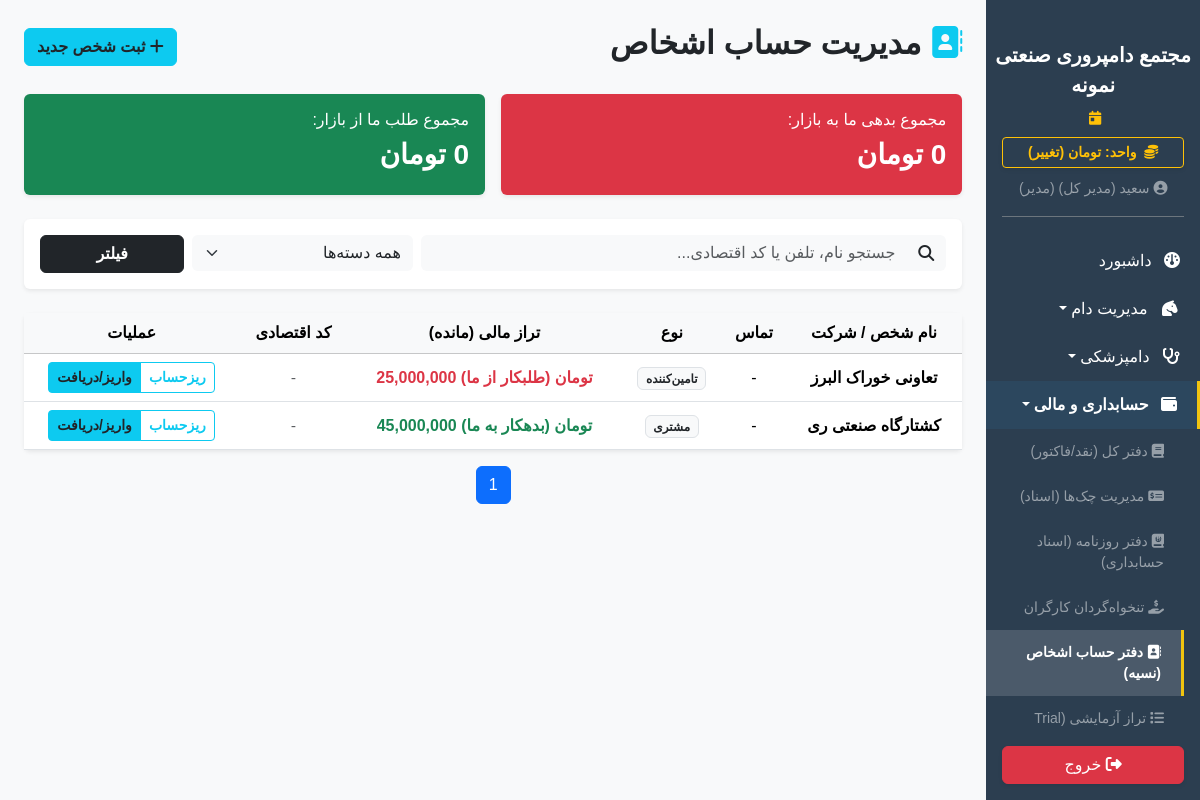
Page /finance/contacts (signed in) on the earlier database version.
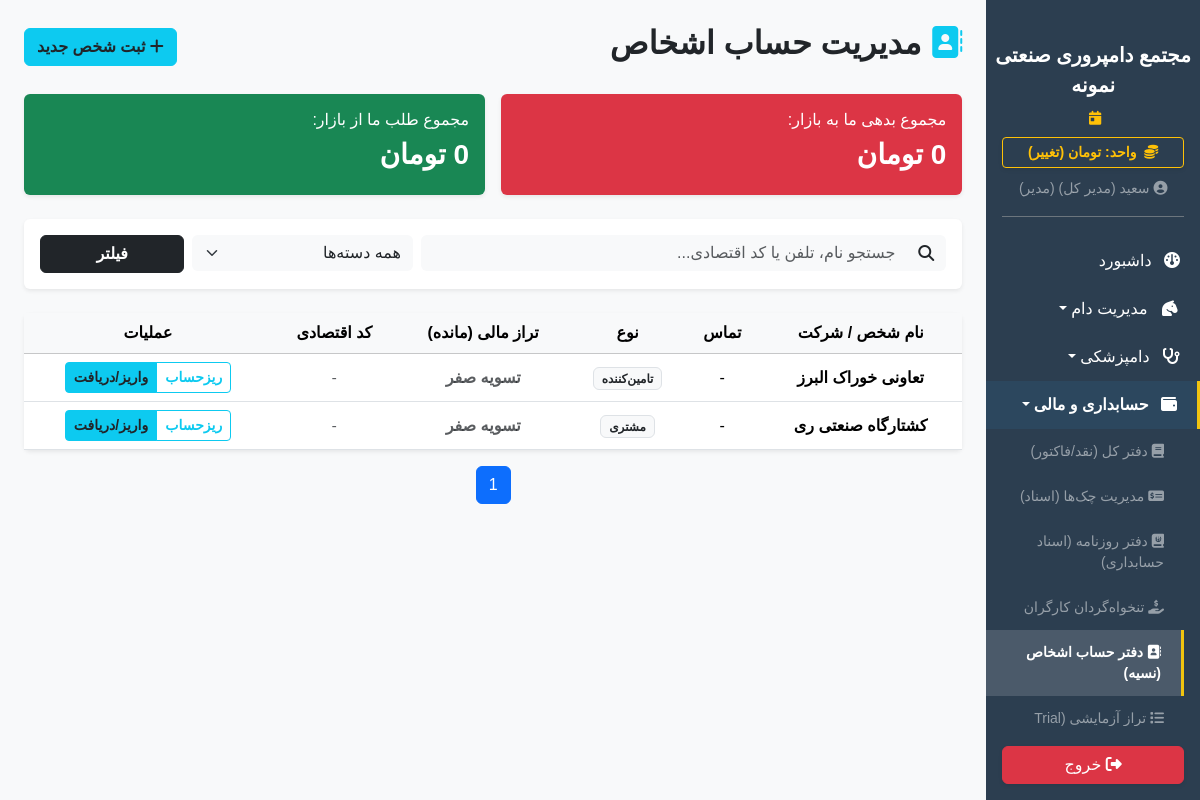
Same page on the later database version.
### app/models.py (models this page shows)
class SystemSetting(db.Model):
    id = db.Column(db.Integer, primary_key=True)
    key = db.Column(db.String(50), unique=True, nullable=False)
    value = db.Column(db.String(255), nullable=False)
    description = db.Column(db.String(255), nullable=True)

class User(UserMixin, db.Model):
    id = db.Column(db.Integer, primary_key=True)
    username = db.Column(db.String(50), unique=True, nullable=False)
    password_hash = db.Column(db.String(255), nullable=False)
    name = db.Column(db.String(100), nullable=False)
    role = db.Column(db.String(20), default='کارگر') # مدیر، دامپزشک، حسابدار، کارگر
    can_view_livestock = db.Column(db.Boolean, default=False)
    can_view_finance = db.Column(db.Boolean, default=False)
    can_view_inventory = db.Column(db.Boolean, default=False)
    can_view_hr = db.Column(db.Boolean, default=False)
    can_view_reports = db.Column(db.Boolean, default=False)
    can_view_settings = db.Column(db.Boolean, default=False)

class Contact(db.Model):
    id = db.Column(db.Integer, primary_key=True)
    name = db.Column(db.String(150), nullable=False) # نام شخص، قصابی یا کارخانه
    phone = db.Column(db.String(20), nullable=True)
    contact_type = db.Column(db.String(50), default='عمومی') # مشتری، تامین‌کننده خوراک
    economic_code = db.Column(db.String(50), nullable=True)
    bank_card = db.Column(db.String(30), nullable=True)
    balance = db.Column(Numeric(18, 2), default=0.0)
    created_at = db.Column(db.DateTime, default=datetime.utcnow)
    transactions = db.relationship('Transaction', backref='contact', lazy=True)
    cheques = db.relationship('Cheque', backref='contact', lazy=True)
    documents = db.relationship('ContactDocument', backref='contact', lazy=True, cascade="all, delete-orphan")

### app/blueprints/finance.py (the view)
@finance_bp.route('/contacts')
@login_required
def contacts():
    from app.models import Contact, Account, JournalEntryLine
    search_q = request.args.get('search', '').strip()
    type_q = request.args.get('type', 'همه')
    page = request.args.get('page', 1, type=int)
    query = Contact.query
    if search_q:
        query = query.filter(
            (Contact.name.ilike(f"%{search_q}%")) |
            (Contact.phone.ilike(f"%{search_q}%")) |
            (Contact.economic_code.ilike(f"%{search_q}%"))
        )
    if type_q != 'همه':
        query = query.filter(Contact.contact_type == type_q)
    page_size = int(get_setting('page_size', 50))
    contacts_paginated = query.order_by(Contact.name).paginate(page=page, per_page=page_size, error_out=False)
    total_debt = Decimal('0')
    total_credit = Decimal('0')
    for c in contacts_paginated.items:
        bal = compute_contact_balance(c)
        sync_contact_balance(c)
        if bal < 0:
            total_debt -= bal
        elif bal > 0:
            total_credit += bal
    db.session.commit()
    return render_template('finance/contacts.html', contacts=contacts_paginated,
                           total_debt=total_debt, total_credit=total_credit,
                           current_search=search_q, current_type=type_q)

### app/__init__.py (called while the page is built)
def get_system_setting(key, default):
    from app.models import SystemSetting
    s = SystemSetting.query.filter_by(key=key).first()
    return s.value if s else default

### app/blueprints/dashboard.py (called while the page is built)
def get_setting(key, default):
    setting = SystemSetting.query.filter_by(key=key).first()
    return setting.value if setting else default

@dashboard_bp.app_context_processor
def inject_settings():
    try:
        all_settings = {s.key: s.value for s in SystemSetting.query.all()}
    except:
        all_settings = {}
    return dict(system_settings=all_settings)

### app/blueprints/finance.py (called while the page is built)
def compute_contact_balance(contact):
    from app.models import JournalEntryLine, Account
    recv = Account.query.filter_by(code='1030').first()
    pay = Account.query.filter_by(code='2010').first()
    if not recv or not pay:
        return Decimal('0')
    receivable = db.session.query(func.sum(JournalEntryLine.debit - JournalEntryLine.credit)).filter(
        JournalEntryLine.contact_id == contact.id, JournalEntryLine.account_id == recv.id
    ).scalar() or 0
    payable = db.session.query(func.sum(JournalEntryLine.credit - JournalEntryLine.debit)).filter(
        JournalEntryLine.contact_id == contact.id, JournalEntryLine.account_id == pay.id
    ).scalar() or 0
    return Decimal(str(receivable)) - Decimal(str(payable))

def sync_contact_balance(contact):
    computed = compute_contact_balance(contact)
    if abs(computed - Decimal(str(contact.balance or 0))) > Decimal('0.01'):
        contact.balance = float(computed)
        return True
    return False

### app/templates/finance/contacts.html (shortened to what this page needs)
{% extends 'base.html' %}
{% block content %}
<div class="d-flex justify-content-between align-items-center mb-4">
    <h2 class="fw-bold"><i class="fa-solid fa-address-book text-info"></i> مدیریت حساب اشخاص</h2>
    <button class="btn btn-info fw-bold text-dark" data-bs-toggle="modal" data-bs-target="#addContactModal"><i class="fa-solid fa-plus"></i> ثبت شخص جدید</button>
</div>
<div class="row g-3 mb-4">
    <div class="col-md-6"><div class="card bg-danger text-white border-0 shadow-sm"><div class="card-body"><h6>مجموع بدهی ما به بازار:</h6><h3 class="fw-bold">{{ total_debt|abs|currency }}</h3></div></div></div>
    <div class="col-md-6"><div class="card bg-success text-white border-0 shadow-sm"><div class="card-body"><h6>مجموع طلب ما از بازار:</h6><h3 class="fw-bold">{{ total_credit|currency }}</h3></div></div></div>
</div>
<div class="card border-0 shadow-sm mb-4 bg-white">
    <div class="card-body">
        <form method="GET" action="{{ url_for('finance.contacts') }}" class="row g-2">
            <div class="col-md-7">
                <div class="input-group">
                    <span class="input-group-text bg-light border-0"><i class="fa-solid fa-magnifying-glass"></i></span>
                    <input type="text" name="search" class="form-control border-0 bg-light" placeholder="جستجو نام، تلفن یا کد اقتصادی..." value="{{ current_search }}">
                </div>
            </div>
            <div class="col-md-3">
                <select name="type" class="form-select border-0 bg-light">
                    <option value="همه">همه دسته‌ها</option>
                </select>
            </div>
            <div class="col-md-2">
                <button type="submit" class="btn btn-dark w-100 fw-bold">فیلتر</button>
            </div>
        </form>
    </div>
</div>
<div class="card border-0 shadow-sm">
    <div class="card-body p-0">
        <table class="table table-hover align-middle text-center mb-0">
            <thead class="table-light"><tr><th>نام شخص / شرکت</th><th>تماس</th><th>نوع</th><th>تراز مالی (مانده)</th><th>کد اقتصادی</th><th>عملیات</th></tr></thead>
            <tbody>
                {% for c in contacts.items %}
                <tr>
                    <td class="fw-bold">{{ c.name }}</td>
                    <td dir="ltr">
                        {{ c.phone or '-' }}
                    </td>
                    <td><span class="badge bg-light text-dark border">{{ c.contact_type }}</span></td>
                    <td class="fw-bold {% if c.balance > 0 %}text-success{% elif c.balance < 0 %}text-danger{% else %}text-muted{% endif %}" dir="ltr">
                        {% if c.balance > 0 %}{{ c.balance|currency }} (بدهکار به ما)
                        {% elif c.balance < 0 %}{{ c.balance|abs|currency }} (طلبکار از ما)
                        {% else %}تسویه صفر{% endif %}
                    </td>
                    <td><code class="small text-muted">{{ c.economic_code or '-' }}</code></td>
                    <td>
                        <div class="btn-group">
                            <a href="{{ url_for('finance.contact_profile', id=c.id) }}" class="btn btn-sm btn-outline-info fw-bold">ریزحساب</a>
                            <a href="{{ url_for('finance.contact_profile', id=c.id, _anchor='actions') }}" class="btn btn-sm btn-info text-dark fw-bold">واریز/دریافت</a>
                        </div>
                    </td>
                </tr>
                {% else %}
                <tr><td colspan="6" class="py-5 text-muted">شخصی با این مشخصات یافت نشد.</td></tr>
                {% endfor %}
            </tbody>
        </table>
    </div>
</div>
<nav class="mt-3" aria-label="Page navigation"><ul class="pagination justify-content-center">{% for p in contacts.iter_pages() %}{% if p %}<li class="page-item {% if p == contacts.page %}active{% endif %}"><a class="page-link" href="{{ url_for('finance.contacts', page=p, search=current_search, type=current_type) }}">{{ p }}</a></li>{% else %}<li class="page-item disabled"><span class="page-link">…</span></li>{% endif %}{% endfor %}</ul></nav>
{% endblock %}

### app/templates/base.html (shortened to what this page needs)
<!DOCTYPE html>
<html lang="fa" dir="rtl">
<head>
    <link href="https://cdn.jsdelivr.net/gh/rastikerdar/vazirmatn@v33.003/Vazirmatn-font-face.css" rel="stylesheet">
    <link rel="stylesheet" href="https://unpkg.com/persian-datepicker@1.2.0/dist/css/persian-datepicker.min.css">
    <link rel="stylesheet" href="https://cdn.jsdelivr.net/npm/bootstrap@5.3.2/dist/css/bootstrap.rtl.min.css">
    <link rel="stylesheet" href="https://cdnjs.cloudflare.com/ajax/libs/font-awesome/6.4.2/css/all.min.css">
    <link rel="stylesheet" href="{{ url_for('static', filename='css/style.css') }}">
</head>
<body>
    <div class="d-flex" id="wrapper">
        <div class="sidebar-bg d-flex flex-column" id="sidebar-wrapper">
            <div class="sidebar-heading text-center pt-3 pb-2 text-white">
                <div class="fs-5 fw-bold">{{ system_settings.get('farm_name', 'دامداری من') }}</div>
            </div>
            <div class="text-center text-warning small mb-2 px-3">
                <i class="fa-solid fa-calendar-day me-1"></i>
            </div>
            <div class="px-3 mb-2">
                <a href="{{ url_for('dashboard.toggle_currency') }}" class="btn btn-sm btn-outline-warning w-100 fw-bold shadow-sm">
                    <i class="fa-solid fa-coins me-1"></i> واحد: {{ get_system_currency_from_settings() }} (تغییر)
                </a>
            </div>
            <div class="text-center text-white-50 mb-3 pb-3 border-bottom border-secondary mx-3">
                <small><i class="fa-solid fa-circle-user"></i> {% if current_user.is_authenticated %}{{ current_user.name }} ({{ current_user.role }}){% endif %}</small>
            </div>
            <div class="list-group list-group-flush my-1" id="sidebar-accordion" style="overflow-y: auto;">
                <a href="{{ url_for('dashboard.index') }}" class="list-group-item list-group-item-action bg-transparent text-white "><i class="fa-solid fa-gauge me-2"></i> داشبورد</a>
                {% if current_user.is_authenticated %}
                    {% if current_user.can_view_livestock %}
                    <a href="#livestockSubmenu" data-bs-toggle="collapse" class="list-group-item list-group-item-action bg-transparent text-white dropdown-toggle {% if request.blueprint == 'livestock' %}active-sidebar-link{% endif %}"><i class="fa-solid fa-horse-head me-2"></i> مدیریت دام</a>
                    {% if current_user.role in ['مدیر', 'دامپزشک'] %}
                    <a href="#vetSubmenu" data-bs-toggle="collapse" class="list-group-item list-group-item-action bg-transparent text-white dropdown-toggle"><i class="fa-solid fa-stethoscope me-2"></i> دامپزشکی</a>
                    {% endif %}
                    {% endif %}
                    {% if current_user.can_view_finance %}
                    <a href="#financeSubmenu" data-bs-toggle="collapse" class="list-group-item list-group-item-action bg-transparent text-white dropdown-toggle finance-menu-item {% if request.blueprint == 'finance' %}active-sidebar-link{% endif %}" {% if request.blueprint == 'finance' %}aria-expanded="true"{% endif %}><i class="fa-solid fa-wallet me-2"></i> حسابداری و مالی</a>
                    <div class="collapse ps-3 {% if request.blueprint == 'finance' %}show{% endif %}" id="financeSubmenu" data-bs-parent="#sidebar-accordion">
                        <a href="{{ url_for('finance.index') }}" class="list-group-item list-group-item-action bg-transparent text-white-50 small border-0 {% if request.path == url_for('finance.index') %}active-sidebar-link{% endif %}"><i class="fa-solid fa-book"></i> دفتر کل (نقد/فاکتور)</a>
                        <a href="{{ url_for('finance.cheques') }}" class="list-group-item list-group-item-action bg-transparent text-white-50 small border-0 {% if request.path == url_for('finance.cheques') %}active-sidebar-link{% endif %}"><i class="fa-solid fa-money-check-dollar"></i> مدیریت چک‌ها (اسناد)</a>
                        <a href="{{ url_for('finance.journal_entries') }}" class="list-group-item list-group-item-action bg-transparent text-white-50 small border-0 {% if request.path == url_for('finance.journal_entries') %}active-sidebar-link{% endif %}"><i class="fa-solid fa-journal-whills"></i> دفتر روزنامه (اسناد حسابداری)</a>
                        <a href="{{ url_for('finance.petty_cash') }}" class="list-group-item list-group-item-action bg-transparent text-white-50 small border-0 {% if request.path == url_for('finance.petty_cash') %}active-sidebar-link{% endif %}"><i class="fa-solid fa-hand-holding-dollar"></i> تنخواه‌گردان کارگران</a>
                        <a href="{{ url_for('finance.contacts') }}" class="list-group-item list-group-item-action bg-transparent text-white-50 small border-0 {% if request.path == url_for('finance.contacts') %}active-sidebar-link{% endif %}"><i class="fa-solid fa-address-book"></i> دفتر حساب اشخاص (نسیه)</a>
                        <a href="{{ url_for('finance.trial_balance') }}" class="list-group-item list-group-item-action bg-transparent text-white-50 small border-0 "><i class="fa-solid fa-list"></i> تراز آزمایشی (Trial Balance)</a>
                    </div>
                    {% endif %}
                    {% endif %}
            </div>
            <div class="mt-auto p-3 w-100">
                <a href="{{ url_for('auth.logout') }}" class="btn btn-danger w-100 shadow-sm"><i class="fa-solid fa-right-from-bracket"></i> خروج</a>
            </div>
        </div>
        <div id="page-content-wrapper" class="w-100 bg-light" style="overflow-x: hidden;">
            <div class="container-fluid p-4">{% block content %}{% endblock %}</div>
        </div>
    </div>
</body>
</html>

### app/static/css/style.css (style rules this page uses)
body { font-family: 'Vazirmatn', sans-serif !important; background-color: #f8f9fa; }
#sidebar-wrapper { height: 100vh; position: sticky; top: 0; overflow-y: auto; width: 260px; background-color: #2c3e50; transition: margin .3s ease-out, transform .3s ease-out; }
#sidebar-wrapper .list-group-item { border: none; padding: 12px 20px; transition: all 0.3s; }
#page-content-wrapper { min-width: 0; width: 100%; }

### app/templates/base.html (style rules this page uses)
.active-sidebar-link { background-color: rgba(255, 255, 255, 0.15) !important; color: #fff !important; font-weight: bold !important; border-right: 3px solid #f1c40f !important; }
.finance-menu-item { background-color: rgba(52, 152, 219, 0.1) !important; border-bottom: 1px solid rgba(255,255,255,0.05); }

Differences in the rows shown:
changed Contact "تعاونی خوراک البرز": balance|abs "25,000,000 تومان" → (not shown); balance "(طلبکار از ما)" → "تسویه صفر"
changed Contact "کشتارگاه صنعتی ری": balance "45,000,000 تومان" → (not shown); balance "(بدهکار به ما)" → "تسویه صفر"
